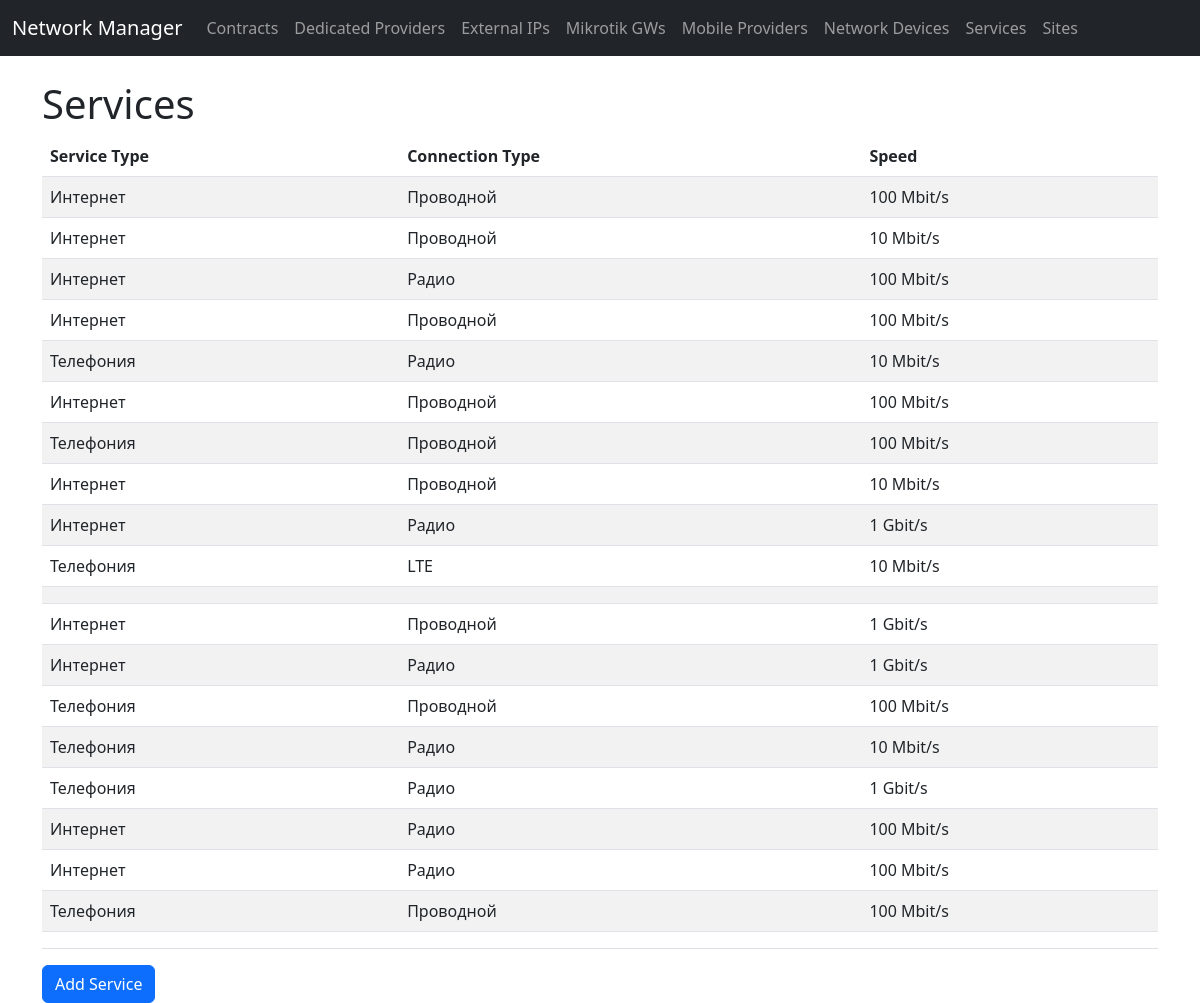
Page /services/ on the committed database.
### network_manager/models.py (models this page shows, shortened)
class Service(models.Model):
    SERVICE_TYPES = [
        ('internet', 'Интернет'),
        ('telephony', 'Телефония'),
    ]
    CONNECTION_TYPES = [
        ('wired', 'Проводной'),
        ('radio', 'Радио'),
        ('lte', 'LTE'),
    ]
    SPEED_CHOICES = [
        ('10M', '10 Mbit/s'),
        ('100M', '100 Mbit/s'),
        ('1G', '1 Gbit/s'),
        ('10G', '10 Gbit/s'),
    ]
    service_type = models.CharField(max_length=50, choices=SERVICE_TYPES, verbose_name="Тип услуги")
    connection_type = models.CharField(max_length=50, choices=CONNECTION_TYPES, verbose_name="Способ подключения")
    speed = models.CharField(max_length=50, choices=SPEED_CHOICES, verbose_name="Скорость подключения")

### network_manager/views.py (the view)
# urls.py: path('services/', service_list, name='service_list'),
def service_list(request):
    services = Service.objects.all()
    return render(request, 'network_manager/service_list.html', {'services': services})

### network_manager/templates/network_manager/service_list.html (shortened to what this page needs)
{% extends 'base.html' %}
{% block content %}
<h1>Services</h1>
<table class="table table-striped table-hover">
    <thead>
        <tr>
            <th>Service Type</th>
            <th>Connection Type</th>
            <th>Speed</th>
        </tr>
    </thead>
    <tbody>
        {% if services %}
            {% for service in services %}
            <tr onclick="location.href='{% url 'edit_service' service.id %}'" style="cursor: pointer;">
                <td>{{ service.get_service_type_display }}</td>
                <td>{{ service.get_connection_type_display }}</td>
                <td>{{ service.get_speed_display }}</td>
            </tr>
            {% endfor %}
        {% else %}
            <tr>
                <td colspan="3">No services available.</td>
            </tr>
        {% endif %}
    </tbody>
</table>
<a href="{% url 'add_service' %}" class="btn btn-primary">Add Service</a>
{% endblock %}

### rows in the picture
Service: service_type "Интернет", connection_type "Проводной", speed "100 Mbit/s"
Service: service_type "Интернет", connection_type "Проводной", speed "10 Mbit/s"
Service: service_type "Интернет", connection_type "Радио", speed "100 Mbit/s"
Service: service_type "Интернет", connection_type "Проводной", speed "100 Mbit/s"
Service: service_type "Телефония", connection_type "Радио", speed "10 Mbit/s"
Service: service_type "Интернет", connection_type "Проводной", speed "100 Mbit/s"
Service: service_type "Телефония", connection_type "Проводной", speed "100 Mbit/s"
Service: service_type "Интернет", connection_type "Проводной", speed "10 Mbit/s"
Service: service_type "Интернет", connection_type "Радио", speed "1 Gbit/s"
Service: service_type "Телефония", connection_type "LTE", speed "10 Mbit/s"
Service: service_type "Интернет", connection_type "Проводной", speed "1 Gbit/s"
Service: service_type "Интернет", connection_type "Радио", speed "1 Gbit/s"
Service: service_type "Телефония", connection_type "Проводной", speed "100 Mbit/s"
Service: service_type "Телефония", connection_type "Радио", speed "10 Mbit/s"
Service: service_type "Телефония", connection_type "Радио", speed "1 Gbit/s"
Service: service_type "Интернет", connection_type "Радио", speed "100 Mbit/s"
Service: service_type "Интернет", connection_type "Радио", speed "100 Mbit/s"
Service: service_type "Телефония", connection_type "Проводной", speed "100 Mbit/s"
